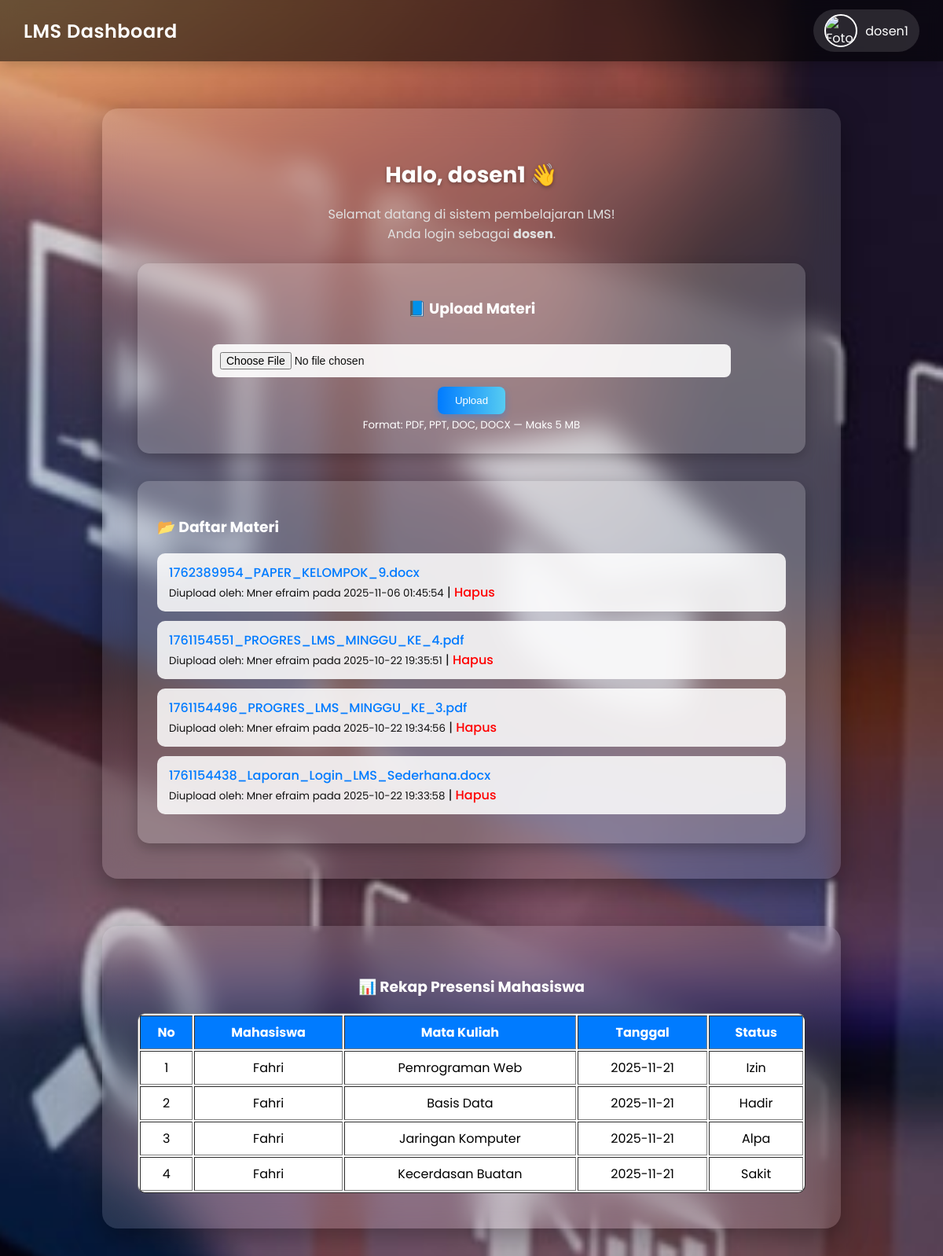
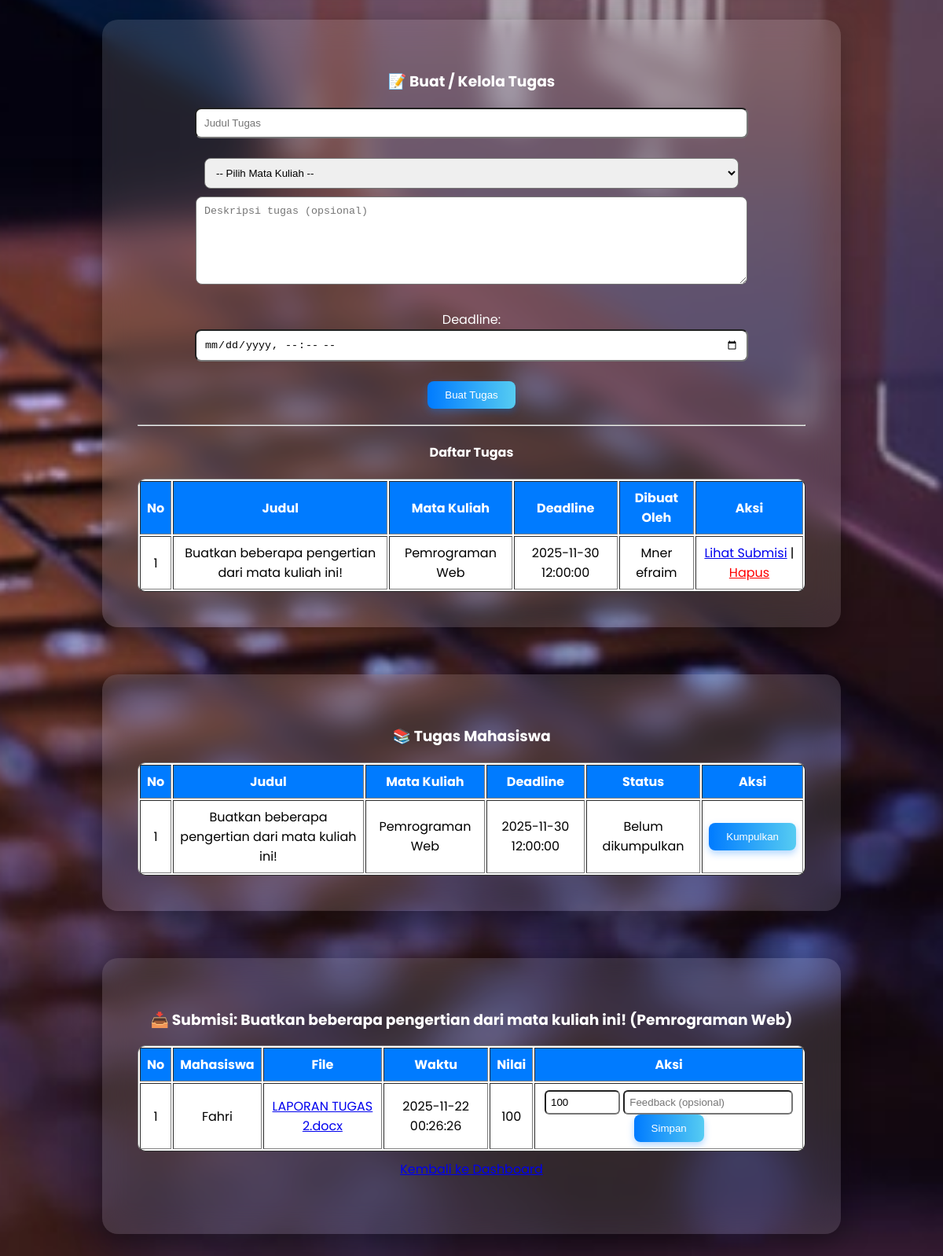
Page /dashboard.php?view_submissions=1 (signed in) on the committed database (2 pictures, top to bottom).
### tables this page shows
CREATE TABLE `materi` (
  `id` int(11) NOT NULL,
  `nama_file` varchar(255) NOT NULL,
  `uploader` varchar(100) NOT NULL,
  `tanggal_upload` datetime NOT NULL
);

CREATE TABLE `presensi` (
  `id` int(11) NOT NULL,
  `username` varchar(100) DEFAULT NULL,
  `mata_kuliah` varchar(100) NOT NULL,
  `tanggal` date DEFAULT NULL,
  `status` varchar(20) NOT NULL
);

CREATE TABLE `assignments` (
  `id` int(11) NOT NULL,
  `judul` varchar(255) NOT NULL,
  `deskripsi` text DEFAULT NULL,
  `mata_kuliah` varchar(150) DEFAULT NULL,
  `deadline` datetime DEFAULT NULL,
  `uploader` varchar(100) DEFAULT NULL,
  `created_at` datetime DEFAULT current_timestamp()
);

CREATE TABLE `submissions` (
  `id` int(11) NOT NULL,
  `assignment_id` int(11) NOT NULL,
  `username` varchar(100) NOT NULL,
  `file_name` varchar(255) NOT NULL,
  `original_name` varchar(255) NOT NULL,
  `uploaded_at` datetime DEFAULT current_timestamp(),
  `grade` varchar(20) DEFAULT NULL,
  `feedback` text DEFAULT NULL
);

### dashboard.php (the view, shortened to what this page needs)
<?php
include "db.php";
$username = $_SESSION['user'];
$stmt = mysqli_prepare($conn, "SELECT foto FROM users WHERE username = ?");
mysqli_stmt_bind_param($stmt, "s", $username);
mysqli_stmt_execute($stmt);
mysqli_stmt_bind_result($stmt, $foto);
$foto_path = (!empty($foto) && file_exists("uploads/foto/" . $foto))
    ? "uploads/foto/" . htmlspecialchars($foto)
    : "uploads/foto/default-avatar.png";
?>
<!DOCTYPE html>
<html lang="id">
<head>
</head>
<body>
<header>
    <div class="header-left">
        <h2>LMS Dashboard</h2>
    </div>
    <a href="profil.php" class="profile-mini">
        <img src="<?= htmlspecialchars($foto_path); ?>" alt="Foto Profil">
        <span><?= htmlspecialchars($_SESSION['user']); ?></span>
    </a>
</header>
<div class="container">
    <h1>Halo, <?= htmlspecialchars($_SESSION['user']); ?> 👋</h1>
    <p>Selamat datang di sistem pembelajaran LMS!<br>Anda login sebagai <b><?= htmlspecialchars($_SESSION['role']); ?></b>.</p>
    <?php if ($_SESSION['role'] === 'dosen'): ?>
    <div class="form-box">
        <h3>📘 Upload Materi</h3>
        <form method="POST" enctype="multipart/form-data">
            <input type="file" name="materi" required>
            <br>
            <button type="submit" name="upload">Upload</button>
        </form>
        <small>Format: PDF, PPT, DOC, DOCX — Maks 5 MB</small>
    </div>
    <?php endif; ?>
    <div class="file-list">
        <h3>📂 Daftar Materi</h3>
        <ul>
            <?php
            $res = mysqli_query($conn, "SELECT * FROM materi ORDER BY tanggal_upload DESC");
            if (mysqli_num_rows($res) > 0) {
                while ($row = mysqli_fetch_assoc($res)) {
                    $id = $row['id'];
                    $fname = htmlspecialchars($row['nama_file']);
                    $uploader = htmlspecialchars($row['uploader']);
                    $waktu = htmlspecialchars($row['tanggal_upload']);
                    echo "<li>";
                    echo "<a href='uploads/{$fname}' target='_blank'>{$fname}</a><br>";
                    echo "<small>Diupload oleh: {$uploader} pada {$waktu}</small>";
                    if ($_SESSION['role'] === 'dosen') {
                        echo " | <a href='hapus.php?id={$id}' style='color:red;' onclick='return confirm(\"Hapus file ini?\")'>Hapus</a>";
                    }
                    echo "</li>";
                }
            } else {
                echo "<li><i>Belum ada materi yang diupload.</i></li>";
            }
            ?>
        </ul>
    </div>
</div>
<?php if ($_SESSION['role'] === 'dosen') { ?>
<div class="container" style="margin-top:25px;">
    <h3>📊 Rekap Presensi Mahasiswa</h3>
    <table border="1" width="100%" cellpadding="8" style="background:white;color:black;border-radius:10px;">
        <tr style="font-weight:bold;background:#007bff;color:white;">
            <td>No</td>
            <td>Mahasiswa</td>
            <td>Mata Kuliah</td>
            <td>Tanggal</td>
            <td>Status</td>
        </tr>
        <?php
        $no = 1;
        $q = mysqli_query($conn, "SELECT * FROM presensi ORDER BY tanggal DESC");
        if (mysqli_num_rows($q) > 0) {
            while ($d = mysqli_fetch_assoc($q)) {
                echo "<tr>
                        <td>{$no}</td>
                        <td>{$d['username']}</td>
                        <td>{$d['mata_kuliah']}</td>
                        <td>{$d['tanggal']}</td>
                        <td>{$d['status']}</td>
                    </tr>";
                $no++;
            }
        } else {
            echo "<tr><td colspan='5'><i>Belum ada data presensi.</i></td></tr>";
        }
        ?>
    </table>
</div>
<?php } ?>
<?php if ($_SESSION['role'] === 'dosen'): ?>
<div class="container" style="margin-top:25px;">
    <h3>📝 Buat / Kelola Tugas</h3>
    <form method="POST">
        <input type="text" name="judul" placeholder="Judul Tugas" style="width:80%;padding:10px;border-radius:8px" required><br><br>
        <select name="mata_kuliah" required style="padding:10px;border-radius:8px;width:80%;margin-bottom:10px;">
            <option value="">-- Pilih Mata Kuliah --</option>
        </select><br>
        <textarea name="deskripsi" placeholder="Deskripsi tugas (opsional)" style="width:80%;height:90px;padding:10px;border-radius:8px"></textarea><br><br>
        <label>Deadline:</label><br>
        <input type="datetime-local" name="deadline" style="padding:10px;border-radius:8px;width:80%" required><br><br>
        <button type="submit" name="create_assignment">Buat Tugas</button>
    </form>
    <hr style="margin:20px 0;">
    <h4>Daftar Tugas</h4>
    <table border="1" width="100%" cellpadding="8" style="background:white;color:black;border-radius:10px;">
        <tr style="font-weight:bold;background:#007bff;color:white;">
            <td>No</td><td>Judul</td><td>Mata Kuliah</td><td>Deadline</td><td>Dibuat Oleh</td><td>Aksi</td>
        </tr>
        <?php
        $q = mysqli_query($conn, "SELECT * FROM assignments ORDER BY created_at DESC");
        $no = 1;
        if (mysqli_num_rows($q) > 0) {
            while ($r = mysqli_fetch_assoc($q)) {
                $aid = $r['id'];
                $judul = htmlspecialchars($r['judul']);
                $matkul = htmlspecialchars($r['mata_kuliah']);
                $dl = htmlspecialchars($r['deadline']);
                $up = htmlspecialchars($r['uploader']);
                echo "<tr>
                        <td>{$no}</td>
                        <td>{$judul}</td>
                        <td>{$matkul}</td>
                        <td>{$dl}</td>
                        <td>{$up}</td>
                        <td>
                          <a href='?view_submissions={$aid}'>Lihat Submisi</a> |
                          <a href='?delete_assignment={$aid}' style='color:red;' onclick='return confirm(\"Hapus tugas ini? Semua submisi juga akan ikut terhapus.\")'>Hapus</a>
                        </td>
                      </tr>";
                $no++;
            }
        } else {
            echo "<tr><td colspan='6'><i>Belum ada tugas.</i></td></tr>";
        }
        ?>
    </table>
</div>
<?php endif; ?>
<div class="container" style="margin-top:25px;">
    <div id="assignments-section">
        <h3>📚 Tugas Mahasiswa</h3>
        <table border="1" width="100%" cellpadding="8" style="background:white;color:black;border-radius:10px;">
            <tr style="font-weight:bold;background:#007bff;color:white;">
                <td>No</td><td>Judul</td><td>Mata Kuliah</td><td>Deadline</td><td>Status</td><td>Aksi</td>
            </tr>
            <?php
            $q2 = mysqli_query($conn, "SELECT * FROM assignments ORDER BY deadline ASC");
            $no2 = 1;
            if (mysqli_num_rows($q2) > 0) {
                while ($a = mysqli_fetch_assoc($q2)) {
                    $aid = $a['id'];
                    $judul = htmlspecialchars($a['judul']);
                    $matkul = htmlspecialchars($a['mata_kuliah']);
                    $dl_disp = htmlspecialchars($a['deadline']);
                    $stmt = mysqli_prepare($conn, "SELECT id, grade FROM submissions WHERE assignment_id = ? AND username = ?");
                    mysqli_stmt_bind_param($stmt, "is", $aid, $_SESSION['user']);
                    mysqli_stmt_execute($stmt);
                    mysqli_stmt_bind_result($stmt, $sub_id, $sub_grade);
                    $submitted = mysqli_stmt_fetch($stmt);
                    $status = $submitted ? "Sudah dikumpulkan" . ($sub_grade ? " (Nilai: {$sub_grade})" : "") : "Belum dikumpulkan";
                    echo "
                    <tr>
                        <td>{$no2}</td>
                        <td>{$judul}</td>
                        <td>{$matkul}</td>
                        <td>{$dl_disp}</td>
                        <td>{$status}</td>
                        <td>";
                    if (!$submitted) {
                        echo "<button onclick='toggleForm({$aid})'>Kumpulkan</button>";
                    } else {
                        echo "<i>Menunggu penilaian</i>";
                    }
                    echo "</td></tr>";
                    $no2++;
                }
            } else {
                echo "<tr><td colspan='6'><i>Belum ada tugas yang dibuat dosen.</i></td></tr>";
            }
            ?>
        </table>
    </div>
</div>
<?php
if (isset($_GET['view_submissions']) && $_SESSION['role'] === 'dosen') {
    $view_id = intval($_GET['view_submissions']);
    $stmt = mysqli_prepare($conn, "SELECT judul, mata_kuliah FROM assignments WHERE id = ?");
    mysqli_stmt_bind_param($stmt, "i", $view_id);
    mysqli_stmt_execute($stmt);
    mysqli_stmt_bind_result($stmt, $vjudul, $vmatkul);
    ?>
    <div class="container" style="margin-top:25px;">
        <h3>📥 Submisi: <?= htmlspecialchars($vjudul ?? ''); ?> (<?= htmlspecialchars($vmatkul ?? ''); ?>)</h3>
        <table border="1" width="100%" cellpadding="8" style="background:white;color:black;border-radius:10px;">
            <tr style="font-weight:bold;background:#007bff;color:white;">
                <td>No</td><td>Mahasiswa</td><td>File</td><td>Waktu</td><td>Nilai</td><td>Aksi</td>
            </tr>
            <?php
            $s = mysqli_prepare($conn, "SELECT id, username, file_name, original_name, uploaded_at, grade FROM submissions WHERE assignment_id = ? ORDER BY uploaded_at ASC");
            mysqli_stmt_bind_param($s, "i", $view_id);
            mysqli_stmt_execute($s);
            mysqli_stmt_bind_result($s, $sid, $suser, $sfile, $sorig, $suploaded, $sgrade);
            $no=1;
            while (mysqli_stmt_fetch($s)) {
                $download_path = "uploads/tugas/submissions/" . $sfile;
                echo "<tr>
                        <td>{$no}</td>
                        <td>".htmlspecialchars($suser)."</td>
                        <td><a href='{$download_path}' target='_blank'>".htmlspecialchars($sorig)."</a></td>
                        <td>".htmlspecialchars($suploaded)."</td>
                        <td>".($sgrade ? htmlspecialchars($sgrade) : "<i>-</i>")."</td>
                        <td>
                            <form method='POST' style='display:inline-block;'>
                                <input type='hidden' name='sub_id' value='{$sid}'>
                                <input type='text' name='grade' placeholder='Nilai' style='padding:6px;border-radius:6px;width:80px' value='".htmlspecialchars($sgrade)."'>
                                <input type='text' name='feedback' placeholder='Feedback (opsional)' style='padding:6px;border-radius:6px;width:200px'>
                                <button type='submit' name='grade_submission'>Simpan</button>
                            </form>
                        </td>
                      </tr>";
                $no++;
            }
            ?>
        </table>
        <p style="margin-top:10px;"><a href="dashboard.php">Kembali ke Dashboard</a></p>
    </div>
    <?php
}
?>
</body>
</html>

### dashboard.php (style rules this page uses)
.container { position: relative; z-index: 1; }
#tugas-container, #assignments-section { position: relative; z-index: 10; }
body { margin: 0; font-family: 'Poppins', sans-serif; background: url('images/background.jpg') no-repeat center center fixed; background-size: cover; color: #fff; min-height: 100vh; animation: fadeIn 1s ease-in; }
header { display: flex; justify-content: space-between; align-items: center; background: rgba(0, 0, 0, 0.55); padding: 12px 30px; backdrop-filter: blur(10px); position: sticky; top: 0; z-index: 100; box-shadow: 0 4px 15px rgba(0,0,0,0.2); }
.header-left h2 { margin: 0; color: #fff; font-weight: 600; letter-spacing: 0.5px; }
.profile-mini { display: flex; align-items: center; gap: 10px; background: rgba(255,255,255,0.12); padding: 6px 14px; border-radius: 40px; transition: 0.3s; text-decoration: none; color: #fff; }
.profile-mini img { width: 38px; height: 38px; border-radius: 50%; object-fit: cover; border: 2px solid #fff; }
.container { margin: 60px auto; background: rgba(255, 255, 255, 0.12); backdrop-filter: blur(18px); border-radius: 20px; padding: 45px; width: 90%; max-width: 850px; box-shadow: 0 12px 35px rgba(0,0,0,0.35); text-align: center; transition: 0.5s; }
h1 { font-size: 28px; margin-bottom: 5px; text-shadow: 0 2px 5px rgba(0,0,0,0.3); }
p { color: #e0e0e0; font-size: 16px; margin-bottom: 25px; }
.form-box { background: rgba(255,255,255,0.18); border-radius: 15px; padding: 25px; margin-top: 25px; color: #fff; box-shadow: 0 5px 15px rgba(0,0,0,0.2); }
input[type="file"] { margin: 12px 0; padding: 10px; border-radius: 8px; background: rgba(255,255,255,0.9); border: none; width: 80%; color: #111; font-size: 14px; }
button { background: linear-gradient(90deg, #007bff, #56ccf2); color: white; border: none; padding: 10px 22px; border-radius: 8px; cursor: pointer; font-weight: 500; transition: 0.3s; box-shadow: 0 4px 10px rgba(0,123,255,0.3); }
.file-list { margin-top: 35px; text-align: left; background: rgba(255,255,255,0.18); border-radius: 15px; padding: 25px; box-shadow: 0 6px 18px rgba(0,0,0,0.25); animation: fadeIn 1s ease; }
.file-list ul { list-style: none; padding: 0; margin: 0; }
.file-list li { background: rgba(255,255,255,0.85); color: #111; margin-bottom: 12px; padding: 12px 15px; border-radius: 10px; transition: 0.3s; }
.file-list a { color: #007bff; text-decoration: none; font-weight: 500; }

### rows in the picture
materi: nama_file "1762389954_PAPER_KELOMPOK_9.docx", uploader "Mner efraim", tanggal_upload "2025-11-06 01:45:54"
materi: nama_file "1761154551_PROGRES_LMS_MINGGU_KE_4.pdf", uploader "Mner efraim", tanggal_upload "2025-10-22 19:35:51"
materi: nama_file "1761154496_PROGRES_LMS_MINGGU_KE_3.pdf", uploader "Mner efraim", tanggal_upload "2025-10-22 19:34:56"
materi: nama_file "1761154438_Laporan_Login_LMS_Sederhana.docx", uploader "Mner efraim", tanggal_upload "2025-10-22 19:33:58"
presensi: username "Fahri", mata_kuliah "Pemrograman Web", tanggal "2025-11-21", status "Izin"
presensi: username "Fahri", mata_kuliah "Basis Data", tanggal "2025-11-21", status "Hadir"
presensi: username "Fahri", mata_kuliah "Jaringan Komputer", tanggal "2025-11-21", status "Alpa"
presensi: username "Fahri", mata_kuliah "Kecerdasan Buatan", tanggal "2025-11-21", status "Sakit"
assignments: judul "Buatkan beberapa pengertian dari mata kuliah ini!", mata_kuliah "Pemrograman Web", deadline "2025-11-30 12:00:00", uploader "Mner efraim", status "Belum dikumpulkan"

### other values in the picture
$_SESSION['user'] "dosen1"
$_SESSION['role'] "dosen"
$vjudul "Buatkan beberapa pengertian dari mata kuliah ini!"
$vmatkul "Pemrograman Web"
